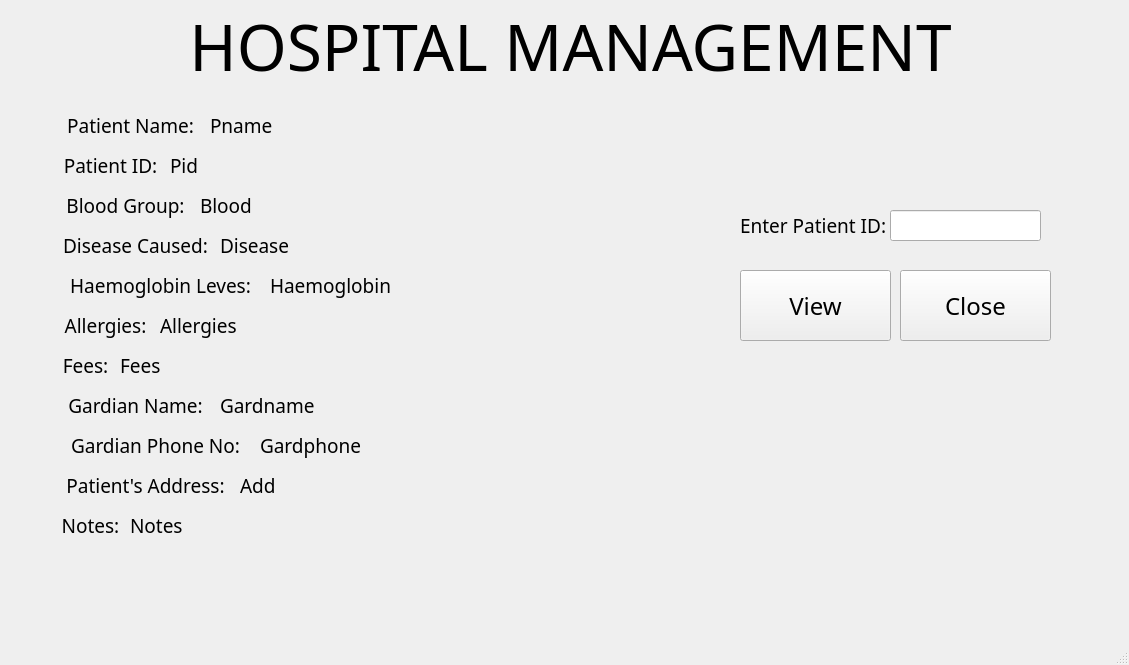
<?xml version="1.0" encoding="UTF-8"?>
<ui version="4.0">
 <class>MainWindow</class>
 <widget class="QMainWindow" name="MainWindow">
  <property name="geometry">
   <rect>
    <x>0</x>
    <y>0</y>
    <width>1129</width>
    <height>665</height>
   </rect>
  </property>
  <property name="windowTitle">
   <string>MainWindow</string>
  </property>
  <widget class="QWidget" name="centralwidget">
   <widget class="QPushButton" name="close">
    <property name="geometry">
     <rect>
      <x>900</x>
      <y>270</y>
      <width>151</width>
      <height>71</height>
     </rect>
    </property>
    <property name="font">
     <font>
      <family>Maiandra GD</family>
      <pointsize>18</pointsize>
     </font>
    </property>
    <property name="text">
     <string>Close</string>
    </property>
   </widget>
   <widget class="QLabel" name="label">
    <property name="geometry">
     <rect>
      <x>50</x>
      <y>0</y>
      <width>1041</width>
      <height>91</height>
     </rect>
    </property>
    <property name="font">
     <font>
      <family>Maiandra GD</family>
      <pointsize>48</pointsize>
     </font>
    </property>
    <property name="text">
     <string>HOSPITAL MANAGEMENT</string>
    </property>
    <property name="alignment">
     <set>Qt::AlignCenter</set>
    </property>
   </widget>
   <widget class="QLabel" name="label_2">
    <property name="geometry">
     <rect>
      <x>50</x>
      <y>110</y>
      <width>161</width>
      <height>31</height>
     </rect>
    </property>
    <property name="font">
     <font>
      <family>Maiandra GD</family>
      <pointsize>14</pointsize>
     </font>
    </property>
    <property name="text">
     <string>Patient Name:</string>
    </property>
    <property name="alignment">
     <set>Qt::AlignCenter</set>
    </property>
   </widget>
   <widget class="QLabel" name="label_3">
    <property name="geometry">
     <rect>
      <x>50</x>
      <y>190</y>
      <width>151</width>
      <height>31</height>
     </rect>
    </property>
    <property name="font">
     <font>
      <family>Maiandra GD</family>
      <pointsize>14</pointsize>
     </font>
    </property>
    <property name="text">
     <string>Blood Group:</string>
    </property>
    <property name="alignment">
     <set>Qt::AlignCenter</set>
    </property>
   </widget>
   <widget class="QLabel" name="label_4">
    <property name="geometry">
     <rect>
      <x>50</x>
      <y>350</y>
      <width>71</width>
      <height>31</height>
     </rect>
    </property>
    <property name="font">
     <font>
      <family>Maiandra GD</family>
      <pointsize>14</pointsize>
     </font>
    </property>
    <property name="text">
     <string>Fees:</string>
    </property>
    <property name="alignment">
     <set>Qt::AlignCenter</set>
    </property>
   </widget>
   <widget class="QLabel" name="label_5">
    <property name="geometry">
     <rect>
      <x>50</x>
      <y>310</y>
      <width>111</width>
      <height>31</height>
     </rect>
    </property>
    <property name="font">
     <font>
      <family>Maiandra GD</family>
      <pointsize>14</pointsize>
     </font>
    </property>
    <property name="text">
     <string>Allergies:</string>
    </property>
    <property name="alignment">
     <set>Qt::AlignCenter</set>
    </property>
   </widget>
   <widget class="QLabel" name="label_6">
    <property name="geometry">
     <rect>
      <x>50</x>
      <y>270</y>
      <width>221</width>
      <height>31</height>
     </rect>
    </property>
    <property name="font">
     <font>
      <family>Maiandra GD</family>
      <pointsize>14</pointsize>
     </font>
    </property>
    <property name="text">
     <string>Haemoglobin Leves:</string>
    </property>
    <property name="alignment">
     <set>Qt::AlignCenter</set>
    </property>
   </widget>
   <widget class="QLabel" name="label_7">
    <property name="geometry">
     <rect>
      <x>50</x>
      <y>230</y>
      <width>171</width>
      <height>31</height>
     </rect>
    </property>
    <property name="font">
     <font>
      <family>Maiandra GD</family>
      <pointsize>14</pointsize>
     </font>
    </property>
    <property name="text">
     <string>Disease Caused:</string>
    </property>
    <property name="alignment">
     <set>Qt::AlignCenter</set>
    </property>
   </widget>
   <widget class="QLabel" name="label_8">
    <property name="geometry">
     <rect>
      <x>50</x>
      <y>470</y>
      <width>191</width>
      <height>31</height>
     </rect>
    </property>
    <property name="font">
     <font>
      <family>Maiandra GD</family>
      <pointsize>14</pointsize>
     </font>
    </property>
    <property name="text">
     <string>Patient's Address:</string>
    </property>
    <property name="alignment">
     <set>Qt::AlignCenter</set>
    </property>
   </widget>
   <widget class="QLabel" name="label_9">
    <property name="geometry">
     <rect>
      <x>50</x>
      <y>430</y>
      <width>211</width>
      <height>31</height>
     </rect>
    </property>
    <property name="font">
     <font>
      <family>Maiandra GD</family>
      <pointsize>14</pointsize>
     </font>
    </property>
    <property name="text">
     <string>Gardian Phone No:</string>
    </property>
    <property name="alignment">
     <set>Qt::AlignCenter</set>
    </property>
   </widget>
   <widget class="QLabel" name="label_10">
    <property name="geometry">
     <rect>
      <x>50</x>
      <y>390</y>
      <width>171</width>
      <height>31</height>
     </rect>
    </property>
    <property name="font">
     <font>
      <family>Maiandra GD</family>
      <pointsize>14</pointsize>
     </font>
    </property>
    <property name="text">
     <string>Gardian Name:</string>
    </property>
    <property name="alignment">
     <set>Qt::AlignCenter</set>
    </property>
   </widget>
   <widget class="QLabel" name="label_11">
    <property name="geometry">
     <rect>
      <x>50</x>
      <y>510</y>
      <width>81</width>
      <height>31</height>
     </rect>
    </property>
    <property name="font">
     <font>
      <family>Maiandra GD</family>
      <pointsize>14</pointsize>
     </font>
    </property>
    <property name="text">
     <string>Notes:</string>
    </property>
    <property name="alignment">
     <set>Qt::AlignCenter</set>
    </property>
   </widget>
   <widget class="QLabel" name="label_12">
    <property name="geometry">
     <rect>
      <x>30</x>
      <y>150</y>
      <width>161</width>
      <height>31</height>
     </rect>
    </property>
    <property name="font">
     <font>
      <family>Maiandra GD</family>
      <pointsize>14</pointsize>
     </font>
    </property>
    <property name="text">
     <string>Patient ID:</string>
    </property>
    <property name="alignment">
     <set>Qt::AlignCenter</set>
    </property>
   </widget>
   <widget class="QLabel" name="label_13">
    <property name="geometry">
     <rect>
      <x>210</x>
      <y>110</y>
      <width>461</width>
      <height>31</height>
     </rect>
    </property>
    <property name="font">
     <font>
      <family>Maiandra GD</family>
      <pointsize>14</pointsize>
     </font>
    </property>
    <property name="text">
     <string>Pname</string>
    </property>
   </widget>
   <widget class="QLabel" name="label_14">
    <property name="geometry">
     <rect>
      <x>170</x>
      <y>150</y>
      <width>461</width>
      <height>31</height>
     </rect>
    </property>
    <property name="font">
     <font>
      <family>Maiandra GD</family>
      <pointsize>14</pointsize>
     </font>
    </property>
    <property name="text">
     <string>Pid</string>
    </property>
   </widget>
   <widget class="QLabel" name="label_15">
    <property name="geometry">
     <rect>
      <x>200</x>
      <y>190</y>
      <width>461</width>
      <height>31</height>
     </rect>
    </property>
    <property name="font">
     <font>
      <family>Maiandra GD</family>
      <pointsize>14</pointsize>
     </font>
    </property>
    <property name="text">
     <string>Blood</string>
    </property>
   </widget>
   <widget class="QLabel" name="label_16">
    <property name="geometry">
     <rect>
      <x>220</x>
      <y>230</y>
      <width>461</width>
      <height>31</height>
     </rect>
    </property>
    <property name="font">
     <font>
      <family>Maiandra GD</family>
      <pointsize>14</pointsize>
     </font>
    </property>
    <property name="text">
     <string>Disease</string>
    </property>
   </widget>
   <widget class="QLabel" name="label_17">
    <property name="geometry">
     <rect>
      <x>270</x>
      <y>270</y>
      <width>461</width>
      <height>31</height>
     </rect>
    </property>
    <property name="font">
     <font>
      <family>Maiandra GD</family>
      <pointsize>14</pointsize>
     </font>
    </property>
    <property name="text">
     <string>Haemoglobin</string>
    </property>
   </widget>
   <widget class="QLabel" name="label_18">
    <property name="geometry">
     <rect>
      <x>160</x>
      <y>310</y>
      <width>461</width>
      <height>31</height>
     </rect>
    </property>
    <property name="font">
     <font>
      <family>Maiandra GD</family>
      <pointsize>14</pointsize>
     </font>
    </property>
    <property name="text">
     <string>Allergies</string>
    </property>
   </widget>
   <widget class="QLabel" name="label_19">
    <property name="geometry">
     <rect>
      <x>120</x>
      <y>350</y>
      <width>461</width>
      <height>31</height>
     </rect>
    </property>
    <property name="font">
     <font>
      <family>Maiandra GD</family>
      <pointsize>14</pointsize>
     </font>
    </property>
    <property name="text">
     <string>Fees</string>
    </property>
   </widget>
   <widget class="QLabel" name="label_20">
    <property name="geometry">
     <rect>
      <x>220</x>
      <y>390</y>
      <width>461</width>
      <height>31</height>
     </rect>
    </property>
    <property name="font">
     <font>
      <family>Maiandra GD</family>
      <pointsize>14</pointsize>
     </font>
    </property>
    <property name="text">
     <string>Gardname</string>
    </property>
   </widget>
   <widget class="QLabel" name="label_21">
    <property name="geometry">
     <rect>
      <x>260</x>
      <y>430</y>
      <width>461</width>
      <height>31</height>
     </rect>
    </property>
    <property name="font">
     <font>
      <family>Maiandra GD</family>
      <pointsize>14</pointsize>
     </font>
    </property>
    <property name="text">
     <string>Gardphone</string>
    </property>
   </widget>
   <widget class="QLabel" name="label_22">
    <property name="geometry">
     <rect>
      <x>240</x>
      <y>470</y>
      <width>461</width>
      <height>31</height>
     </rect>
    </property>
    <property name="font">
     <font>
      <family>Maiandra GD</family>
      <pointsize>14</pointsize>
     </font>
    </property>
    <property name="text">
     <string>Add</string>
    </property>
   </widget>
   <widget class="QLabel" name="label_23">
    <property name="geometry">
     <rect>
      <x>130</x>
      <y>510</y>
      <width>461</width>
      <height>31</height>
     </rect>
    </property>
    <property name="font">
     <font>
      <family>Maiandra GD</family>
      <pointsize>14</pointsize>
     </font>
    </property>
    <property name="text">
     <string>Notes</string>
    </property>
   </widget>
   <widget class="QLineEdit" name="pid">
    <property name="geometry">
     <rect>
      <x>890</x>
      <y>210</y>
      <width>151</width>
      <height>31</height>
     </rect>
    </property>
   </widget>
   <widget class="QLabel" name="label_24">
    <property name="geometry">
     <rect>
      <x>740</x>
      <y>200</y>
      <width>181</width>
      <height>51</height>
     </rect>
    </property>
    <property name="font">
     <font>
      <family>Maiandra GD</family>
      <pointsize>14</pointsize>
     </font>
    </property>
    <property name="text">
     <string>Enter Patient ID:</string>
    </property>
   </widget>
   <widget class="QPushButton" name="View">
    <property name="geometry">
     <rect>
      <x>740</x>
      <y>270</y>
      <width>151</width>
      <height>71</height>
     </rect>
    </property>
    <property name="font">
     <font>
      <family>Maiandra GD</family>
      <pointsize>18</pointsize>
     </font>
    </property>
    <property name="text">
     <string>View</string>
    </property>
   </widget>
  </widget>
  <widget class="QMenuBar" name="menubar">
   <property name="geometry">
    <rect>
     <x>0</x>
     <y>0</y>
     <width>1129</width>
     <height>27</height>
    </rect>
   </property>
  </widget>
  <widget class="QStatusBar" name="statusbar"/>
 </widget>
 <resources/>
 <connections/>
</ui>
